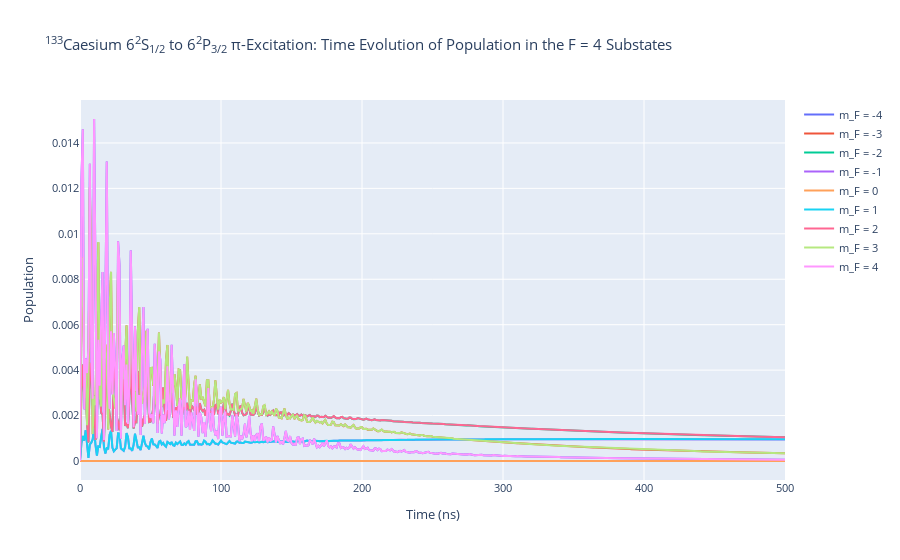

The code cell stored with this chart in its notebook:
### Code cell
rho_to_plot = [ [abs(rho) for rho in cs_system.Rho_t(s, s)] for s in F4]

fig_csF4 = go.Figure()

for i, rho in enumerate(rho_to_plot):
    fig_csF4.add_trace(go.Scatter(x = time_cs, 
                                y = rho,
                                name = f"m_F = {F4[i].m}",
                               mode = 'lines'))

fig_csF4.update_layout(title = "<sup>133</sup>Caesium 6<sup>2</sup>S<sub>1/2</sub> to 6<sup>2</sup>P<sub>3/2</sub> π-Excitation: Time Evolution of Population in the F = 4 Substates",
                 xaxis_title = "Time (ns)",
                 yaxis_title = "Population",
                font = dict(
                    size = 11))
fig_csF4.write_image(f"CsF=4I={intensity_cs}.pdf")
fig_csF4.show()

### Figure 1 — Plotly figure (JSON) as saved in the notebook; plotly's stock layout.template omitted (floating-point values rounded to 4 significant figures; data arrays with more than 128 entries replaced by an {"elided": "..."} marker saying what was removed)
{"data": [{"mode": "lines", "name": "m_F = -4", "type": "scatter", "x": {"elided": "501 int values"}, "y": {"elided": "501 float values"}}, {"mode": "lines", "name": "m_F = -3", "type": "scatter", "x": {"elided": "501 int values"}, "y": {"elided": "501 float values"}}, {"mode": "lines", "name": "m_F = -2", "type": "scatter", "x": {"elided": "501 int values"}, "y": {"elided": "501 float values"}}, {"mode": "lines", "name": "m_F = -1", "type": "scatter", "x": {"elided": "501 int values"}, "y": {"elided": "501 float values"}}, {"mode": "lines", "name": "m_F = 0", "type": "scatter", "x": {"elided": "501 int values"}, "y": {"elided": "501 float values"}}, {"mode": "lines", "name": "m_F = 1", "type": "scatter", "x": {"elided": "501 int values"}, "y": {"elided": "501 float values"}}, {"mode": "lines", "name": "m_F = 2", "type": "scatter", "x": {"elided": "501 int values"}, "y": {"elided": "501 float values"}}, {"mode": "lines", "name": "m_F = 3", "type": "scatter", "x": {"elided": "501 int values"}, "y": {"elided": "501 float values"}}, {"mode": "lines", "name": "m_F = 4", "type": "scatter", "x": {"elided": "501 int values"}, "y": {"elided": "501 float values"}}], "layout": {"autosize": true, "font": {"size": 11}, "title": {"text": "<sup>133</sup>Caesium 6<sup>2</sup>S<sub>1/2</sub> to 6<sup>2</sup>P<sub>3/2</sub> π-Excitation: Time Evolution of Population in the F = 4 Substates"}, "xaxis": {"autorange": true, "range": [0, 500], "title": {"text": "Time (ns)"}, "type": "linear"}, "yaxis": {"autorange": true, "range": [-0.0008363, 0.01589], "title": {"text": "Population"}, "type": "linear"}}}
